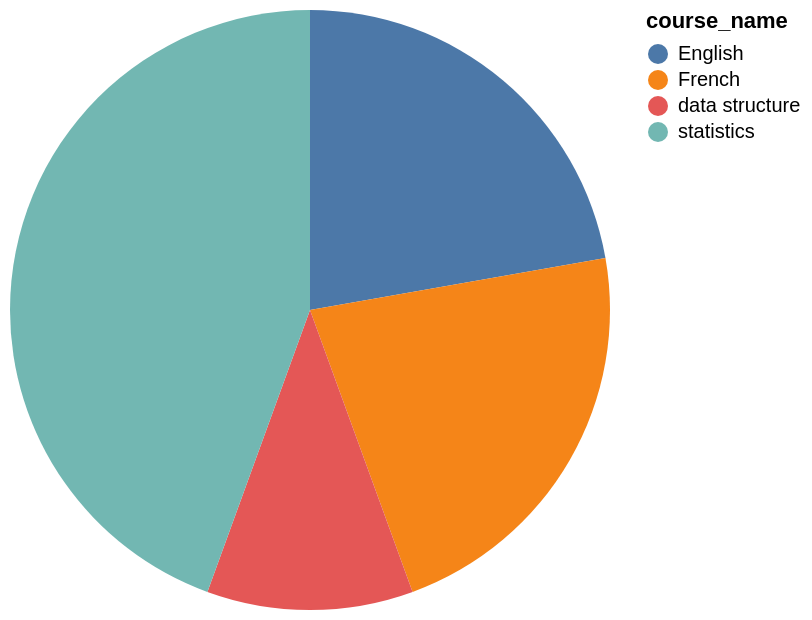

Specify this chart in Vega-Lite:
### Vega-Lite specification from a JSON file in a GitHub repository (floating-point values rounded to 4 significant figures)
{"data": {"values": [{"x_data": "English", "y_data": 2}, {"x_data": "French", "y_data": 2}, {"x_data": "data structure", "y_data": 1}, {"x_data": "statistics", "y_data": 4}]}, "mark": "arc", "encoding": {"theta": {"field": "y_data", "type": "quantitative", "title": "COUNT(course_name)"}, "color": {"field": "x_data", "type": "nominal", "title": "course_name"}}}
